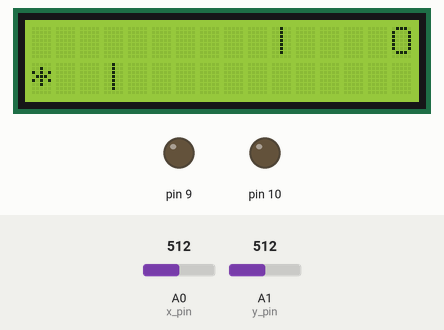
A sketch run on a simulated Arduino Uno, built with avr-gcc and run on an emulated ATmega328P. Parts: 16×2 character LCD, output pins drawn as LEDs (lit = HIGH). Inputs (shaded band) come from the test bench; at power-on: A1 (y_pin) = 512, A0 (x_pin) = 512.

Above: at 1.2 s.
1.3 s: A1 (y_pin) set to 156
2.8 s: A1 (y_pin) set to 135
At 3.6 s:
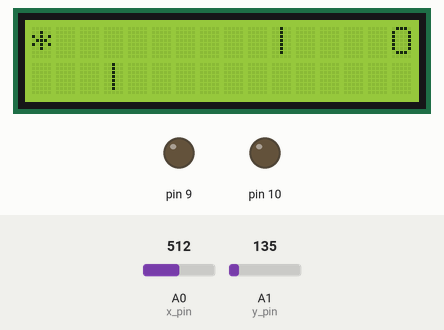
4.3 s: A0 (x_pin) set to 910
At 6.7 s:
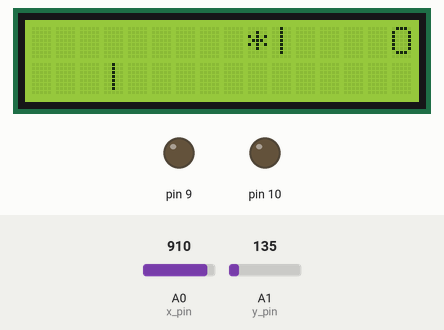
Timing chart, 0 to 8.2 s (numbered marks = the images above; inputs shaded):
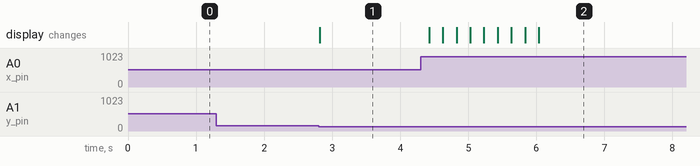

Measured:
- the behaviour switches between 150 and 149 on A1 (y_pin) (found by bisection; images 0 and 1)
- after the input at 1.3 s, every drawn part: stays the same
- after the input at 2.8 s, the display: changes at once (image 1)
- after the input at 4.3 s, the display: first changes after 0.13 s (image 2 shows a later state)

The sketch:

igra_ke.ino
```cpp
#include <LiquidCrystal.h>
int Xmax=16;
int Ymax=2;

const int rs = 12, en = 11, d4 = 6, d5 = 4, d6 = 13, d7 = 2;
LiquidCrystal  lcd(rs, en, d4, d5, d6, d7);

bool thisFrameControlUpdated = false;
unsigned long lastGameUpdateTick = 0;
unsigned long gameUpdateInterval = 200;

// Joystick
int x_pin = A0;
int y_pin = A1;
int sw_pin = 8;

bool endGame;

int goal_x, goal_y , start_x, start_y, wall1_x, wall1_y, wall2_x, wall2_y, p_x, p_y, newPos_x, newPos_y;

enum Direction {LEFT, RIGHT, UP, DOWN, NONE};

Direction getJoystick()
{
  int x_data = analogRead(A0);
  int y_data = analogRead(A1);

  if(x_data<150)
    return LEFT;
  if(x_data>900)
    return RIGHT;
  if(y_data<150)
    return UP;
  if(y_data>900)
    return DOWN;
  return NONE;
}

void game_init()
{
  goal_x=15;
  goal_y=0;

  start_x=0;
  start_y=1;

  wall1_x=3;
  wall1_y=1;
  wall2_x=10;
  wall2_y=0;

  lcd.setCursor(wall1_x, wall1_y);
  lcd.print("|");

  lcd.setCursor(wall2_x, wall2_y);
  lcd.print("|");

  lcd.setCursor(start_x, start_y);
  lcd.print("*");

  lcd.setCursor(goal_x, goal_y);
  lcd.print("O");

  p_x=start_x;
  p_y=start_y;
}

void move(Direction d)
{
  newPos_x = p_x;
  newPos_y = p_y;

  if (d == LEFT){
    newPos_x = p_x-1;
  }
  else if (d == RIGHT) {
    newPos_x = p_x+1;
  } else if (d == UP) {
      newPos_y = p_y-1;
  }
  else if (d == DOWN) {
    newPos_y = p_y+1;
  }

  if (newPos_x<Xmax && newPos_y<Ymax)
  if (newPos_x>=0 && newPos_y>=0)
  if  (!(newPos_x==wall1_x && newPos_y==wall1_y))
  if (!(newPos_x==wall2_x && newPos_y==wall2_y))
  {
    lcd.setCursor(p_x, p_y);
    lcd.print(" ");
    p_x=newPos_x;
    p_y=newPos_y;
    lcd.setCursor(p_x, p_y);
    lcd.print("*");
  }
}

void setup() {
  lcd.begin(Xmax, Ymax);
  pinMode(A0, INPUT);
  pinMode(A1, INPUT);
  pinMode(8, INPUT);
  digitalWrite(8, HIGH);

  game_init();

  //led diodi
  pinMode(9, OUTPUT);
  pinMode(10, OUTPUT);
  endGame = false;
}

void loop() {
  Direction dir;
  dir = getJoystick();
  if(!thisFrameControlUpdated){
  if (dir !=NONE)
    if(!endGame)
    {
      move(dir);
    }
    if(goal_x==p_x && goal_y==p_y)
    {
      endGame=true;
      lcd.setCursor(0, 0);
      lcd.print("Congratulations!");
      lcd.setCursor(0,1);
      lcd.print("****************");
      digitalWrite(9, HIGH);
      digitalWrite(10, LOW);
      delay(500);
      digitalWrite(9, LOW);
      digitalWrite(10, HIGH);
      delay(500);
    }
    thisFrameControlUpdated = true;
  }

  if(millis()-lastGameUpdateTick>gameUpdateInterval)
  {
    lastGameUpdateTick = millis();
    thisFrameControlUpdated = false;
  }

}
```
